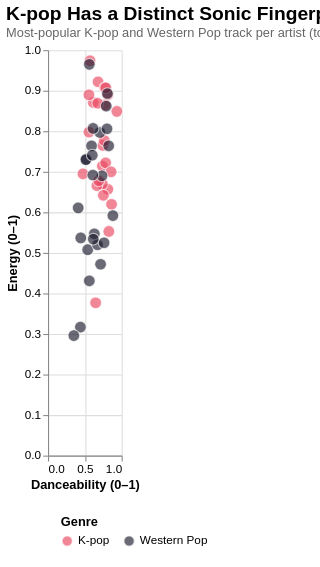

Express this chart as Vega-Lite.
### Vega-Lite specification from a JSON file in a GitHub repository (floating-point values rounded to 4 significant figures)
{"title": {"text": "K-pop Has a Distinct Sonic Fingerprint", "subtitle": "Most-popular K-pop and Western Pop track per artist (top 25 artists each, Spotify Kaggle dataset).", "anchor": "start", "fontSize": 18, "subtitleFontSize": 12, "subtitleColor": "#666"}, "width": "container", "height": 380, "autosize": {"type": "fit-x", "contains": "padding"}, "config": {"view": {"stroke": null}, "axis": {"labelFontSize": 11, "titleFontSize": 12}, "legend": {"orient": "bottom", "titleFontSize": 12, "labelFontSize": 11, "padding": 12, "offset": 12, "columns": 0}}, "data": {"values": [{"track": "After LIKE", "artist": "IVE", "popularity": 88, "duration_s": 177.0, "danceability": 0.68, "energy": 0.922, "valence": 0.799, "acousticness": 0.103, "speechiness": 0.121, "tempo": 125.0, "genre": "K-pop"}, {"track": "Shut Down", "artist": "BLACKPINK", "popularity": 87, "duration_s": 175.9, "danceability": 0.813, "energy": 0.657, "valence": 0.651, "acousticness": 0.00269, "speechiness": 0.0372, "tempo": 110.1, "genre": "K-pop"}, {"track": "Talk that Talk", "artist": "TWICE", "popularity": 86, "duration_s": 177.5, "danceability": 0.772, "energy": 0.907, "valence": 0.783, "acousticness": 0.136, "speechiness": 0.124, "tempo": 120.0, "genre": "K-pop"}, {"track": "Dynamite", "artist": "BTS", "popularity": 85, "duration_s": 199.1, "danceability": 0.746, "energy": 0.765, "valence": 0.737, "acousticness": 0.0112, "speechiness": 0.0993, "tempo": 114.0, "genre": "K-pop"}, {"track": "Rush Hour (Feat. j-hope of BTS)", "artist": "Crush", "popularity": 83, "duration_s": 177.3, "danceability": 0.738, "energy": 0.714, "valence": 0.74, "acousticness": 0.157, "speechiness": 0.249, "tempo": 95.03, "genre": "K-pop"}, {"track": "FEARLESS", "artist": "LE SSERAFIM", "popularity": 83, "duration_s": 168.4, "danceability": 0.863, "energy": 0.62, "valence": 0.432, "acousticness": 0.0508, "speechiness": 0.135, "tempo": 104.0, "genre": "K-pop"}, {"track": "CASE 143", "artist": "Stray Kids", "popularity": 82, "duration_s": 192.0, "danceability": 0.812, "energy": 0.89, "valence": 0.69, "acousticness": 0.0961, "speechiness": 0.209, "tempo": 100.0, "genre": "K-pop"}, {"track": "DICE", "artist": "NMIXX", "popularity": 82, "duration_s": 165.7, "danceability": 0.556, "energy": 0.798, "valence": 0.628, "acousticness": 0.0848, "speechiness": 0.254, "tempo": 131.1, "genre": "K-pop"}, {"track": "HOT", "artist": "SEVENTEEN", "popularity": 80, "duration_s": 197.6, "danceability": 0.765, "energy": 0.777, "valence": 0.64, "acousticness": 0.0539, "speechiness": 0.0399, "tempo": 111.9, "genre": "K-pop"}, {"track": "FOREVER 1", "artist": "Girls' Generation", "popularity": 79, "duration_s": 202.5, "danceability": 0.615, "energy": 0.871, "valence": 0.297, "acousticness": 0.0427, "speechiness": 0.0516, "tempo": 123.9, "genre": "K-pop"}, {"track": "MONEY", "artist": "LISA", "popularity": 78, "duration_s": 168.2, "danceability": 0.826, "energy": 0.553, "valence": 0.4, "acousticness": 0.163, "speechiness": 0.234, "tempo": 140.0, "genre": "K-pop"}, {"track": "Polaroid Love", "artist": "ENHYPEN", "popularity": 78, "duration_s": 184.6, "danceability": 0.738, "energy": 0.67, "valence": 0.651, "acousticness": 0.458, "speechiness": 0.0439, "tempo": 138.1, "genre": "K-pop"}, {"track": "Good Boy Gone Bad", "artist": "TOMORROW X TOGETHER", "popularity": 78, "duration_s": 191.0, "danceability": 0.475, "energy": 0.695, "valence": 0.552, "acousticness": 0.0159, "speechiness": 0.102, "tempo": 100.0, "genre": "K-pop"}, {"track": "SNEAKERS", "artist": "ITZY", "popularity": 78, "duration_s": 179.5, "danceability": 0.935, "energy": 0.849, "valence": 0.551, "acousticness": 0.0192, "speechiness": 0.0779, "tempo": 120.0, "genre": "K-pop"}, {"track": "New thing (Prod. ZICO) (Feat. Homies)", "artist": "ZICO", "popularity": 78, "duration_s": 147.4, "danceability": 0.775, "energy": 0.865, "valence": 0.663, "acousticness": 0.0453, "speechiness": 0.307, "tempo": 175.1, "genre": "K-pop"}, {"track": "Girls", "artist": "aespa", "popularity": 78, "duration_s": 240.4, "danceability": 0.57, "energy": 0.974, "valence": 0.65, "acousticness": 0.115, "speechiness": 0.325, "tempo": 172.0, "genre": "K-pop"}, {"track": "MORE", "artist": "j-hope", "popularity": 77, "duration_s": 180.0, "danceability": 0.783, "energy": 0.722, "valence": 0.306, "acousticness": 0.00537, "speechiness": 0.0357, "tempo": 97.03, "genre": "K-pop"}, {"track": "Psycho", "artist": "Red Velvet", "popularity": 75, "duration_s": 210.6, "danceability": 0.664, "energy": 0.666, "valence": 0.405, "acousticness": 0.193, "speechiness": 0.0446, "tempo": 140.0, "genre": "K-pop"}, {"track": "Love Shot", "artist": "EXO", "popularity": 74, "duration_s": 200.3, "danceability": 0.689, "energy": 0.678, "valence": 0.335, "acousticness": 0.0702, "speechiness": 0.119, "tempo": 145.9, "genre": "K-pop"}, {"track": "WA DA DA", "artist": "Kep1er", "popularity": 74, "duration_s": 183.7, "danceability": 0.785, "energy": 0.907, "valence": 0.685, "acousticness": 0.00122, "speechiness": 0.0938, "tempo": 126.0, "genre": "K-pop"}, {"track": "Guerrilla", "artist": "ATEEZ", "popularity": 74, "duration_s": 207.9, "danceability": 0.555, "energy": 0.89, "valence": 0.581, "acousticness": 0.00399, "speechiness": 0.132, "tempo": 182.0, "genre": "K-pop"}, {"track": "SOLO", "artist": "JENNIE", "popularity": 73, "duration_s": 169.6, "danceability": 0.752, "energy": 0.642, "valence": 0.388, "acousticness": 0.0861, "speechiness": 0.0869, "tempo": 95.04, "genre": "K-pop"}, {"track": "eight(Prod.&Feat. SUGA of BTS)", "artist": "IU", "popularity": 73, "duration_s": 167.6, "danceability": 0.676, "energy": 0.869, "valence": 0.594, "acousticness": 0.115, "speechiness": 0.0423, "tempo": 120.0, "genre": "K-pop"}, {"track": "Beatbox", "artist": "NCT DREAM", "popularity": 73, "duration_s": 205.1, "danceability": 0.857, "energy": 0.7, "valence": 0.773, "acousticness": 0.0411, "speechiness": 0.074, "tempo": 94.0, "genre": "K-pop"}, {"track": "Gone", "artist": "ROSÉ", "popularity": 72, "duration_s": 207.2, "danceability": 0.647, "energy": 0.377, "valence": 0.653, "acousticness": 0.594, "speechiness": 0.0375, "tempo": 79.94, "genre": "K-pop"}, {"track": "Unholy (feat. Kim Petras)", "artist": "Sam Smith", "popularity": 100, "duration_s": 156.9, "danceability": 0.714, "energy": 0.472, "valence": 0.238, "acousticness": 0.013, "speechiness": 0.0864, "tempo": 131.1, "genre": "Western Pop"}, {"track": "I'm Good (Blue)", "artist": "David Guetta", "popularity": 98, "duration_s": 175.2, "danceability": 0.561, "energy": 0.965, "valence": 0.304, "acousticness": 0.00383, "speechiness": 0.0343, "tempo": 128.0, "genre": "Western Pop"}, {"track": "Under The Influence", "artist": "Chris Brown", "popularity": 96, "duration_s": 184.6, "danceability": 0.733, "energy": 0.69, "valence": 0.31, "acousticness": 0.0635, "speechiness": 0.0427, "tempo": 117.0, "genre": "Western Pop"}, {"track": "I Ain't Worried", "artist": "OneRepublic", "popularity": 96, "duration_s": 148.5, "danceability": 0.704, "energy": 0.797, "valence": 0.825, "acousticness": 0.0826, "speechiness": 0.0475, "tempo": 140.0, "genre": "Western Pop"}, {"track": "As It Was", "artist": "Harry Styles", "popularity": 95, "duration_s": 167.3, "danceability": 0.52, "energy": 0.731, "valence": 0.662, "acousticness": 0.342, "speechiness": 0.0557, "tempo": 173.9, "genre": "Western Pop"}, {"track": "Glimpse of Us", "artist": "Joji", "popularity": 94, "duration_s": 233.5, "danceability": 0.44, "energy": 0.317, "valence": 0.268, "acousticness": 0.891, "speechiness": 0.0531, "tempo": 169.9, "genre": "Western Pop"}, {"track": "Sweater Weather", "artist": "The Neighbourhood", "popularity": 93, "duration_s": 240.4, "danceability": 0.612, "energy": 0.807, "valence": 0.398, "acousticness": 0.0495, "speechiness": 0.0336, "tempo": 124.1, "genre": "Western Pop"}, {"track": "Another Love", "artist": "Tom Odell", "popularity": 93, "duration_s": 244.4, "danceability": 0.445, "energy": 0.537, "valence": 0.131, "acousticness": 0.695, "speechiness": 0.04, "tempo": 122.8, "genre": "Western Pop"}, {"track": "Left and Right (Feat. Jung Kook of BTS)", "artist": "Charlie Puth", "popularity": 92, "duration_s": 154.5, "danceability": 0.881, "energy": 0.592, "valence": 0.719, "acousticness": 0.619, "speechiness": 0.0324, "tempo": 101.1, "genre": "Western Pop"}, {"track": "Calm Down (with Selena Gomez)", "artist": "Rema", "popularity": 92, "duration_s": 239.3, "danceability": 0.801, "energy": 0.806, "valence": 0.802, "acousticness": 0.382, "speechiness": 0.0381, "tempo": 107.0, "genre": "Western Pop"}, {"track": "Blinding Lights", "artist": "The Weeknd", "popularity": 91, "duration_s": 200.0, "danceability": 0.514, "energy": 0.73, "valence": 0.334, "acousticness": 0.00146, "speechiness": 0.0598, "tempo": 171.0, "genre": "Western Pop"}, {"track": "MIDDLE OF THE NIGHT", "artist": "Elley Duhé", "popularity": 90, "duration_s": 184.4, "danceability": 0.41, "energy": 0.611, "valence": 0.0899, "acousticness": 0.0228, "speechiness": 0.0467, "tempo": 185.7, "genre": "Western Pop"}, {"track": "Dandelions", "artist": "Ruth B.", "popularity": 90, "duration_s": 233.7, "danceability": 0.609, "energy": 0.692, "valence": 0.454, "acousticness": 0.0157, "speechiness": 0.0259, "tempo": 117.0, "genre": "Western Pop"}, {"track": "Until I Found You", "artist": "Stephen Sanchez", "popularity": 90, "duration_s": 177.7, "danceability": 0.539, "energy": 0.508, "valence": 0.227, "acousticness": 0.727, "speechiness": 0.0288, "tempo": 101.4, "genre": "Western Pop"}, {"track": "Running Up That Hill (A Deal With God)", "artist": "Kate Bush", "popularity": 90, "duration_s": 298.9, "danceability": 0.629, "energy": 0.547, "valence": 0.197, "acousticness": 0.72, "speechiness": 0.055, "tempo": 108.4, "genre": "Western Pop"}, {"track": "lovely (with Khalid)", "artist": "Billie Eilish", "popularity": 89, "duration_s": 200.2, "danceability": 0.351, "energy": 0.296, "valence": 0.12, "acousticness": 0.934, "speechiness": 0.0333, "tempo": 115.3, "genre": "Western Pop"}, {"track": "STAY (with Justin Bieber)", "artist": "The Kid LAROI", "popularity": 89, "duration_s": 141.8, "danceability": 0.591, "energy": 0.764, "valence": 0.478, "acousticness": 0.0383, "speechiness": 0.0483, "tempo": 169.9, "genre": "Western Pop"}, {"track": "One Kiss (with Dua Lipa)", "artist": "Calvin Harris", "popularity": 89, "duration_s": 214.8, "danceability": 0.791, "energy": 0.862, "valence": 0.592, "acousticness": 0.037, "speechiness": 0.11, "tempo": 124.0, "genre": "Western Pop"}, {"track": "Night Changes", "artist": "One Direction", "popularity": 88, "duration_s": 226.6, "danceability": 0.672, "energy": 0.52, "valence": 0.37, "acousticness": 0.859, "speechiness": 0.0353, "tempo": 120.0, "genre": "Western Pop"}, {"track": "Ghost", "artist": "Justin Bieber", "popularity": 88, "duration_s": 153.2, "danceability": 0.601, "energy": 0.741, "valence": 0.441, "acousticness": 0.185, "speechiness": 0.0478, "tempo": 154.0, "genre": "Western Pop"}, {"track": "Woman", "artist": "Doja Cat", "popularity": 88, "duration_s": 172.6, "danceability": 0.824, "energy": 0.764, "valence": 0.881, "acousticness": 0.0888, "speechiness": 0.0854, "tempo": 108.0, "genre": "Western Pop"}, {"track": "Heat Waves", "artist": "Glass Animals", "popularity": 88, "duration_s": 238.8, "danceability": 0.761, "energy": 0.525, "valence": 0.531, "acousticness": 0.44, "speechiness": 0.0944, "tempo": 80.87, "genre": "Western Pop"}, {"track": "Bad Habits", "artist": "Ed Sheeran", "popularity": 88, "duration_s": 230.7, "danceability": 0.807, "energy": 0.893, "valence": 0.537, "acousticness": 0.0451, "speechiness": 0.0347, "tempo": 126.0, "genre": "Western Pop"}, {"track": "drivers license", "artist": "Olivia Rodrigo", "popularity": 88, "duration_s": 242.0, "danceability": 0.561, "energy": 0.431, "valence": 0.137, "acousticness": 0.768, "speechiness": 0.0578, "tempo": 143.9, "genre": "Western Pop"}, {"track": "Don’t Blame Me", "artist": "Taylor Swift", "popularity": 88, "duration_s": 236.4, "danceability": 0.615, "energy": 0.534, "valence": 0.193, "acousticness": 0.106, "speechiness": 0.0386, "tempo": 135.9, "genre": "Western Pop"}]}, "mark": {"type": "circle", "size": 120, "opacity": 0.65, "stroke": "white", "strokeWidth": 1}, "encoding": {"x": {"field": "danceability", "type": "quantitative", "title": "Danceability (0–1)", "scale": {"domain": [0, 1]}}, "y": {"field": "energy", "type": "quantitative", "title": "Energy (0–1)", "scale": {"domain": [0, 1]}}, "color": {"field": "genre", "type": "nominal", "title": "Genre", "scale": {"domain": ["K-pop", "Western Pop"], "range": ["#e94560", "#1a1a2e"]}, "legend": {"orient": "bottom"}}, "tooltip": [{"field": "track", "title": "Track"}, {"field": "artist", "title": "Artist"}, {"field": "genre", "title": "Genre"}, {"field": "danceability", "title": "Danceability", "format": ".2f"}, {"field": "energy", "title": "Energy", "format": ".2f"}]}, "$schema": "https://vega.github.io/schema/vega-lite/v5.json"}
